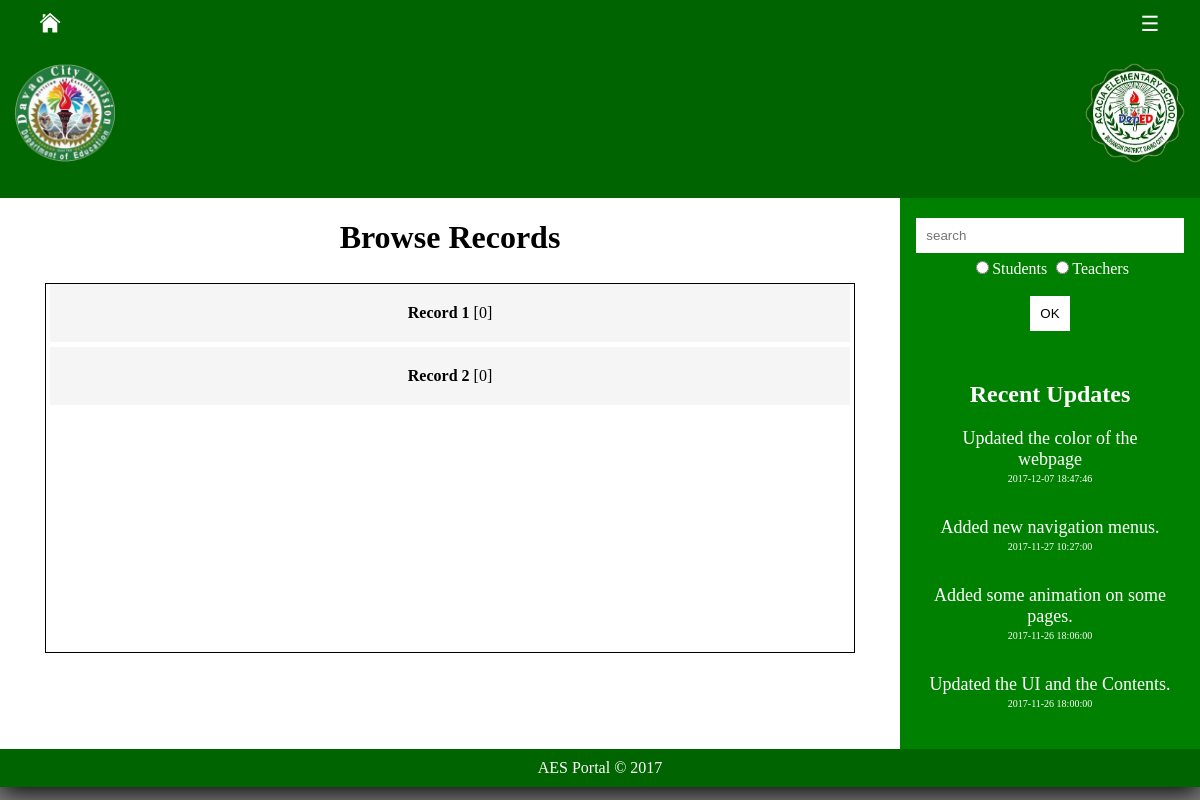
/aes-admin/records.php (signed in), run on the app's committed database.
### tables this page shows
CREATE TABLE `record_type` (
  `id` int(11) NOT NULL AUTO_INCREMENT,
  `type` varchar(32) DEFAULT NULL,
  `description` varchar(256) DEFAULT NULL,
  PRIMARY KEY (`id`)
);

CREATE TABLE `updates` (
  `update_id` int(11) NOT NULL AUTO_INCREMENT,
  `update_description` varchar(256) NOT NULL,
  `update_date` datetime NOT NULL,
  PRIMARY KEY (`update_id`)
);

### aes-admin/records.php (the view, shortened to what this page needs)
<!DOCTYPE html>
<?php
    include ('include/verify-admin.php');
?>
<html>
    <head>
        <link rel="stylesheet" href="../css/main.css">
        <link rel="stylesheet" href="../css/loader.css">
        <link rel="stylesheet" href="../css/options.css">
        <link rel="stylesheet" href="../css/tables.css">
    </head>
    <body style="font-family:Verdana;" onload="myFunction()">
            <div style="display:none;" id="myDiv" class="animate-bottom">
                <?php include ('include/nav.php');?>
                <div id="main">
                    <?php include ('include/menu.php');?>
                    <div style="overflow:hidden;">
                        <?php include ('include/header.php');?>
                        <div class="main">
                            <h1 style="text-align:center;">Browse Records</h1>
                            <div id="sortby" style="margin: 20px auto; width:100%; padding:5px;">
                                <div style="border:solid 1px black; overflow:scroll; height:370px;">
                                    <?php
                                        $sql_query="SELECT a.*,count(b.record_type_id) FROM record_type a LEFT JOIN records b ON a.id=b.record_type_id GROUP BY a.type";
                                        $result_set=mysqli_query($con,$sql_query);
                                        if(mysqli_num_rows($result_set)>0)
                                        {
                                            while($row=mysqli_fetch_row($result_set))
                                            {
                                                ?>
                                                    <a href="javascript: view_type_id('<?php echo $row[0]?>')" style="text-decoration:none; color:white;">
                                                        <div class="options">
                                                            <?php echo "<b>".$row[1]."</b> [".$row[3]."]";?>
                                                        </div>
                                                    </a>
                                                <?php
                                            }
                                        }
                                        else
                                        {
                                        ?>
                                            <div class="options">
                                                <?php echo "No records found!";?>
                                            </div>
                                        <?php
                                        }
                                    ?>
                                </div>
                            </div>
                        </div>
                        <?php include ('include/recent-updates.php');?>
                    </div>
                    <?php include ('include/footer.php');?>
                </div>
    </body>
</html>

### aes-admin/include/recent-updates.php
<?php
    include ('../connect.php');
?>
<html>
    <head>
        <link rel="stylesheet" href="css/main.css">
    </head>
    <body>
        <div class="right">
            <form action="search-result.php" method="POST">
                <input name="search" type="search" placeholder="search" style="position:relative; margin: 5px auto; width:99%; height:35px;padding:10px; border:none;" required>
                <input name="search_type" type="radio" value="students" required>Students
                <input name="search_type" type="radio" value="teachers" required>Teachers<br><br>
                <button name="submit" type="submit" style="position:relative; width:40px; height:35px; background-color:white; margin:auto; border:none;">OK</button>
            </form>
        </div>
        <div class="right">
            <h2>Recent Updates</h2>
            <?php
                $count=0;
                $sql_query="SELECT * FROM updates GROUP BY update_date DESC";
                $result_set=mysqli_query($con,$sql_query);
                if(mysqli_num_rows($result_set)>0)
                {
                    while($row=mysqli_fetch_row($result_set))
                    {
                        $count++;
                        if($count<=8){
                            ?>
                                <div style="position:relative; width:90%; margin:auto; margin-bottom:10px;">
                                    <p style="text-align:center; font-size:18px"><?php echo $row[1];?></p>
                                    <p style="text-align:center; font-size:10px; position:relative; width:100%; bottom:15px;"><?php echo $row[2];?></p>
                                </div>
                            <?php
                        }
                    }
                }
                else
                {
                    ?>
                        No updates yet!
                    <?php
                }
            ?>
        </div>
    </body>
</html>

### css/main.css (style rules this page uses)
body { background-color: gray; margin: auto; }
* { box-sizing: border-box; }
.main { float:left; width:75%; padding: 0px 40px; }
.right { background-color: green; color: white; float:left; width:25%; padding:15px; text-align:center; }
#main { transition: margin-left .5s; }

### css/loader.css (style rules this page uses)
.animate-bottom { position: relative; -webkit-animation-name: animatebottom; -webkit-animation-duration: 1s; animation-name: animatebottom; animation-duration: 1s }
#myDiv { display: none; text-align: center; background-color: white; box-shadow: 0px 5px 25px black; }

### css/options.css (style rules this page uses)
.options { position: relative; margin: auto; width: 99%; margin-bottom: 5px; padding: 20px 0px; background-color: whitesmoke; }
a .options { color: black; }

### data on the page
record_type: type "Record 1", row "0"
record_type: type "Record 2", row "0"
updates: update_description "Updated the color of the webpage", update_date "2017-12-07 18:47:46"
updates: update_description "Added new navigation menus.", update_date "2017-11-27 10:27:00"
updates: update_description "Added some animation on some pages.", update_date "2017-11-26 18:06:00"
updates: update_description "Updated the UI and the Contents.", update_date "2017-11-26 18:00:00"
